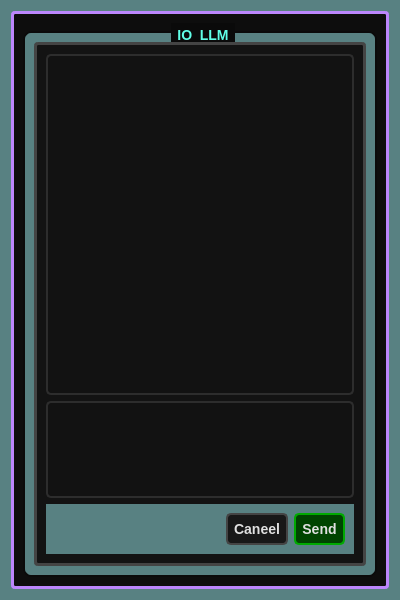
<?xml version="1.0" encoding="UTF-8"?>
<ui version="4.0">
 <class>IOGB</class>
 <widget class="QWidget" name="IOGB">
  <property name="geometry">
   <rect>
    <x>0</x>
    <y>0</y>
    <width>400</width>
    <height>600</height>
   </rect>
  </property>
  <property name="sizePolicy">
   <sizepolicy hsizetype="Fixed" vsizetype="Fixed">
    <horstretch>0</horstretch>
    <verstretch>0</verstretch>
   </sizepolicy>
  </property>
  <property name="windowTitle">
   <string>I/O View</string>
  </property>
  <property name="styleSheet">
   <string notr="true">/* --- GLOBAL DARK THEME --- */
QWidget {
    background-color: #588182;  /* Deep black background */
    color: #0c0c0c;             /* High contrast off-white text */
    font-family: &quot;Roboto Mono&quot;, &quot;Consolas&quot;, monospace;
    font-size: 14px;
}

/* --- FRAMES --- */
QFrame {
    background-color: #101010;  /* Slightly off-black for depth */
    border: 2px solid #222222;  /* High contrast yet subtle */
    border-radius: 4px;
}

/* --- GROUP BOXES --- */
QGroupBox {
    border: 2px solid #0a0a0a; /* Slightly brighter for separation */
    border-radius: 8px;
    margin-top: 8px;
    font-weight: bold;
    color: #60ffe8;  /* Muted neon purple */
}

QGroupBox::title {
    subcontrol-origin: margin;
    subcontrol-position: top center;
    padding: 4px;
    color: #60ffe8;
    background-color: #0a0a0a;
}

/* --- TEXT FIELDS --- */
QTextEdit, QLineEdit {
    background-color: #151515;
    border: 2px solid #333333;
    border-radius: 3px;
    color: #e0e0e0;
    padding: 6px;
    selection-background-color: #4feeff; /* Highlight */
}

/* --- BUTTONS --- */
QPushButton {
    background-color: #181818;
    border: 2px solid #444444;
    border-radius: 5px;
    padding: 6px;
    font-weight: bold;
    color: #E0E0E0;
    transition: all 0.2s ease-in-out;
}

QPushButton:hover {
    background-color: #222222;
    border-color: #4feeff;
}

QPushButton:pressed {
    background-color: #4feeff;
    color: #0a0a0a;
}

/* --- SPACERS --- */
QSpacerItem {
    background-color: transparent;
}

/* --- MAIN FRAME HIGH CONTRAST --- */
QFrame#mainFrame {
    border: 3px solid #BB86FC;
    background-color: #0d0d0d;
}

/* --- GROUP BOX FRAME --- */
QFrame#GBFrame {
    border: 3px solid #444444;
    background-color: #131313;
}

/* --- TEXT BOXES &amp; INPUT FIELDS --- */
QTextEdit {
    background-color: #121212;
    border: 2px solid #2d2d2d;
    border-radius: 5px;
    color: #e0e0e0;
    selection-background-color: #BB86FC;
}

/* --- INPUT FIELDS --- */
QLineEdit {
    background-color: #121212;
    border: 2px solid #444;
    color: #e0e0e0;
    padding: 5px;
    border-radius: 4px;
}

QLineEdit:focus {
    border-color: #BB86FC;
    background-color: #181818;
}

/* --- DYSTOPIAN BUTTONS --- */
QPushButton#pauseGptPlayBtn {
    background-color: #660000; /* Deep red for danger */
    border: 2px solid #aa0000;
    color: #e0e0e0;
}

QPushButton#pauseGptPlayBtn:hover {
    background-color: #880000;
    border-color: #ff0000;
}

QPushButton#pauseGptPlayBtn:pressed {
    background-color: #ff0000;
    color: #0a0a0a;
}

/* --- SEND BUTTON (CYBERPUNK GREEN) --- */
QPushButton#sendBtn {
    background-color: #004400;
    border: 2px solid #00aa00;
    color: #e0e0e0;
}

QPushButton#sendBtn:hover {
    background-color: #006600;
    border-color: #00ff00;
}

QPushButton#sendBtn:pressed {
    background-color: #00ff00;
    color: #0a0a0a;
}

/* --- HIGHLIGHT VALID MOVES (FOR CHESS) --- */
QPushButton[validmove=&quot;true&quot;] {
    background-color: #007722;
    border: 2px solid #00cc44;
}

/* --- ERROR STATES --- */
QLineEdit:focus, QTextEdit:focus {
    border: 2px solid #60ffe8;
}
</string>
  </property>
  <layout class="QVBoxLayout" name="verticalLayout">
   <item>
    <widget class="QFrame" name="mainFrame">
     <property name="frameShape">
      <enum>QFrame::StyledPanel</enum>
     </property>
     <property name="frameShadow">
      <enum>QFrame::Raised</enum>
     </property>
     <layout class="QVBoxLayout" name="verticalLayout_2">
      <item>
       <widget class="QGroupBox" name="IO_GB">
        <property name="title">
         <string>IO  LLM</string>
        </property>
        <layout class="QVBoxLayout" name="verticalLayout_3">
         <item>
          <widget class="QFrame" name="GBFrame">
           <property name="frameShape">
            <enum>QFrame::StyledPanel</enum>
           </property>
           <property name="frameShadow">
            <enum>QFrame::Raised</enum>
           </property>
           <layout class="QVBoxLayout" name="verticalLayout_4" stretch="70,20,10">
            <item>
             <widget class="QTextEdit" name="gptResponseWindow">
              <property name="readOnly">
               <bool>true</bool>
              </property>
             </widget>
            </item>
            <item>
             <widget class="QTextEdit" name="userInputTextEdit"/>
            </item>
            <item>
             <widget class="QWidget" name="btnWidget" native="true">
              <layout class="QHBoxLayout" name="horizontalLayout">
               <item>
                <spacer name="horizontalSpacer">
                 <property name="orientation">
                  <enum>Qt::Horizontal</enum>
                 </property>
                 <property name="sizeHint" stdset="0">
                  <size>
                   <width>40</width>
                   <height>20</height>
                  </size>
                 </property>
                </spacer>
               </item>
               <item>
                <widget class="QPushButton" name="cancelBn">
                 <property name="styleSheet">
                  <string notr="true">/* --- GLOBAL DARK THEME --- */
QWidget {
    background-color: #0a0a0a;  /* Deep black background */
    color: #0a0a0a;             /* High contrast off-white text */
    font-family: &quot;Roboto Mono&quot;, &quot;Consolas&quot;, monospace;
    font-size: 14px;
}

/* --- FRAMES --- */
QFrame {
    background-color: #101010;  /* Slightly off-black for depth */
    border: 2px solid #222222;  /* High contrast yet subtle */
    border-radius: 4px;
}

/* --- GROUP BOXES --- */
QGroupBox {
    border: 2px solid #0a0a0a; /* Slightly brighter for separation */
    border-radius: 8px;
    margin-top: 8px;
    font-weight: bold;
    color: #BB86FC;  /* Muted neon purple */
}

QGroupBox::title {
    subcontrol-origin: margin;
    subcontrol-position: top center;
    padding: 4px;
    color: #BB86FC;
    background-color: #0a0a0a;
}

/* --- TEXT FIELDS --- */
QTextEdit, QLineEdit {
    background-color: #151515;
    border: 2px solid #333333;
    border-radius: 3px;
    color: #e0e0e0;
    padding: 6px;
    selection-background-color: #BB86FC; /* Highlight */
}

/* --- BUTTONS --- */
QPushButton {
    background-color: #181818;
    border: 2px solid #444444;
    border-radius: 5px;
    padding: 6px;
    font-weight: bold;
    color: #E0E0E0;
    transition: all 0.2s ease-in-out;
}

QPushButton:hover {
    background-color: #222222;
    border-color: #BB86FC;
}

QPushButton:pressed {
    background-color: #BB86FC;
    color: #0a0a0a;
}

/* --- SPACERS --- */
QSpacerItem {
    background-color: transparent;
}

/* --- MAIN FRAME HIGH CONTRAST --- */
QFrame#mainFrame {
    border: 3px solid #BB86FC;
    background-color: #0d0d0d;
}

/* --- GROUP BOX FRAME --- */
QFrame#GBFrame {
    border: 3px solid #444444;
    background-color: #131313;
}

/* --- TEXT BOXES &amp; INPUT FIELDS --- */
QTextEdit {
    background-color: #121212;
    border: 2px solid #2d2d2d;
    border-radius: 5px;
    color: #e0e0e0;
    selection-background-color: #BB86FC;
}

/* --- INPUT FIELDS --- */
QLineEdit {
    background-color: #121212;
    border: 2px solid #444;
    color: #e0e0e0;
    padding: 5px;
    border-radius: 4px;
}

QLineEdit:focus {
    border-color: #BB86FC;
    background-color: #181818;
}

/* --- DYSTOPIAN BUTTONS --- */
QPushButton#pauseGptPlayBtn {
    background-color: #660000; /* Deep red for danger */
    border: 2px solid #aa0000;
    color: #e0e0e0;
}

QPushButton#pauseGptPlayBtn:hover {
    background-color: #880000;
    border-color: #ff0000;
}

QPushButton#pauseGptPlayBtn:pressed {
    background-color: #ff0000;
    color: #0a0a0a;
}

/* --- SEND BUTTON (CYBERPUNK GREEN) --- */
QPushButton#sendBtn {
    background-color: #004400;
    border: 2px solid #00aa00;
    color: #e0e0e0;
}

QPushButton#sendBtn:hover {
    background-color: #006600;
    border-color: #00ff00;
}

QPushButton#sendBtn:pressed {
    background-color: #00ff00;
    color: #0a0a0a;
}

/* --- HIGHLIGHT VALID MOVES (FOR CHESS) --- */
QPushButton[validmove=&quot;true&quot;] {
    background-color: #007722;
    border: 2px solid #00cc44;
}

/* --- ERROR STATES --- */
QLineEdit:focus, QTextEdit:focus {
    border: 2px solid #ff4444;
}
</string>
                 </property>
                 <property name="text">
                  <string>Caneel</string>
                 </property>
                </widget>
               </item>
               <item>
                <widget class="QPushButton" name="sendBtn">
                 <property name="text">
                  <string>Send</string>
                 </property>
                </widget>
               </item>
              </layout>
             </widget>
            </item>
           </layout>
          </widget>
         </item>
        </layout>
       </widget>
      </item>
     </layout>
    </widget>
   </item>
  </layout>
 </widget>
 <resources/>
 <connections/>
</ui>
